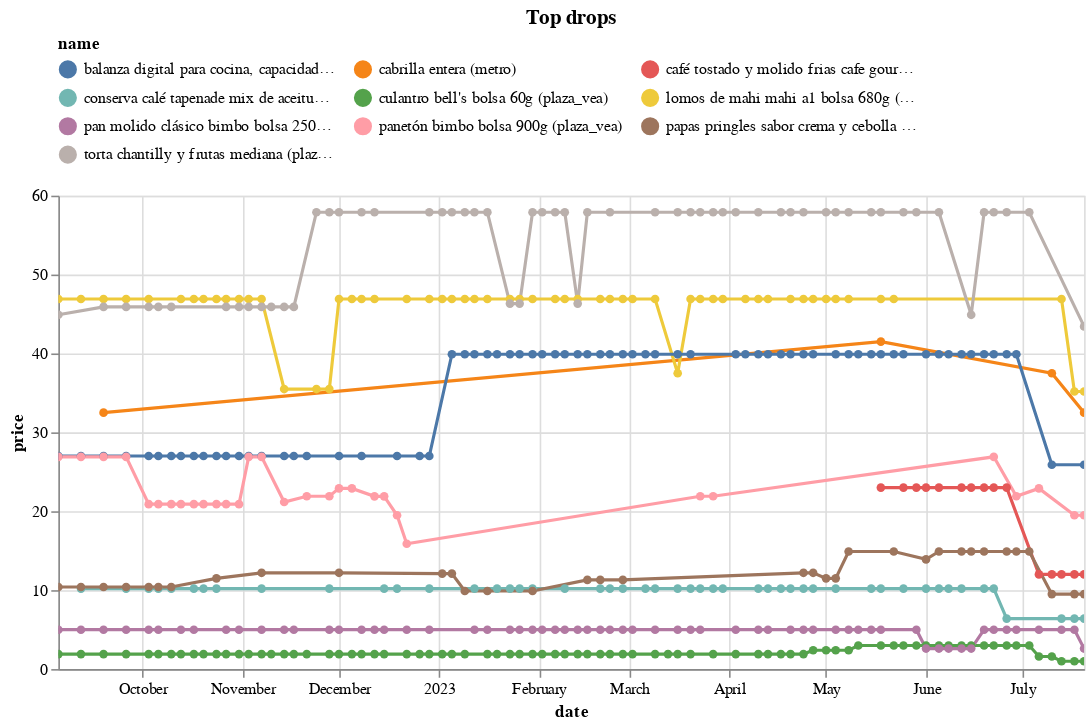

Notebook code cell kept with this figure:
### Code cell
(top_changes
 .sort_values('change')
 .head(10)
 .pipe(plot_changes, 'Top drops')
)

### Figure 1 — Vega-Lite specification as saved in the notebook (floating-point values rounded to 4 significant figures; data arrays with more than 128 entries replaced by an {"elided": "..."} marker saying what was removed)
{"config": {"view": {"continuousWidth": 300, "continuousHeight": 300}, "legend": {"columns": 3, "orient": "top"}}, "data": {"name": "data-1463cc134f26c8920a1e9f746c46ced6"}, "mark": {"type": "line", "point": true}, "encoding": {"color": {"field": "name", "scale": {"domain": ["balanza digital para cocina, capacidad 5 kg, truper (plaza_vea)", "cabrilla entera (metro)", "café tostado y molido frias cafe gourmet 250 gr (plaza_vea)", "conserva calé tapenade mix de aceitunas frasco 185g (plaza_vea)", "culantro bell's bolsa 60g (plaza_vea)", "lomos de mahi mahi a1 bolsa 680g (plaza_vea)", "pan molido clásico bimbo bolsa 250g (plaza_vea)", "panetón bimbo bolsa 900g (plaza_vea)", "papas pringles sabor crema y cebolla lata 124g (plaza_vea)", "torta chantilly y frutas mediana (plaza_vea)"]}, "type": "nominal"}, "tooltip": [{"field": "name", "type": "nominal"}, {"field": "price", "type": "quantitative"}, {"field": "last_price", "type": "quantitative"}], "x": {"field": "date", "type": "temporal"}, "y": {"field": "price", "type": "quantitative"}}, "params": [{"name": "param_3", "select": {"type": "point", "fields": ["name"]}, "bind": "legend"}, {"name": "param_4", "select": {"type": "interval", "encodings": ["x", "y"]}, "bind": "scales"}], "title": "Top drops", "transform": [{"filter": {"param": "param_3"}}], "width": 650, "$schema": "https://vega.github.io/schema/vega-lite/v5.8.0.json", "datasets": {"data-1463cc134f26c8920a1e9f746c46ced6": {"elided": "462 records"}}}
